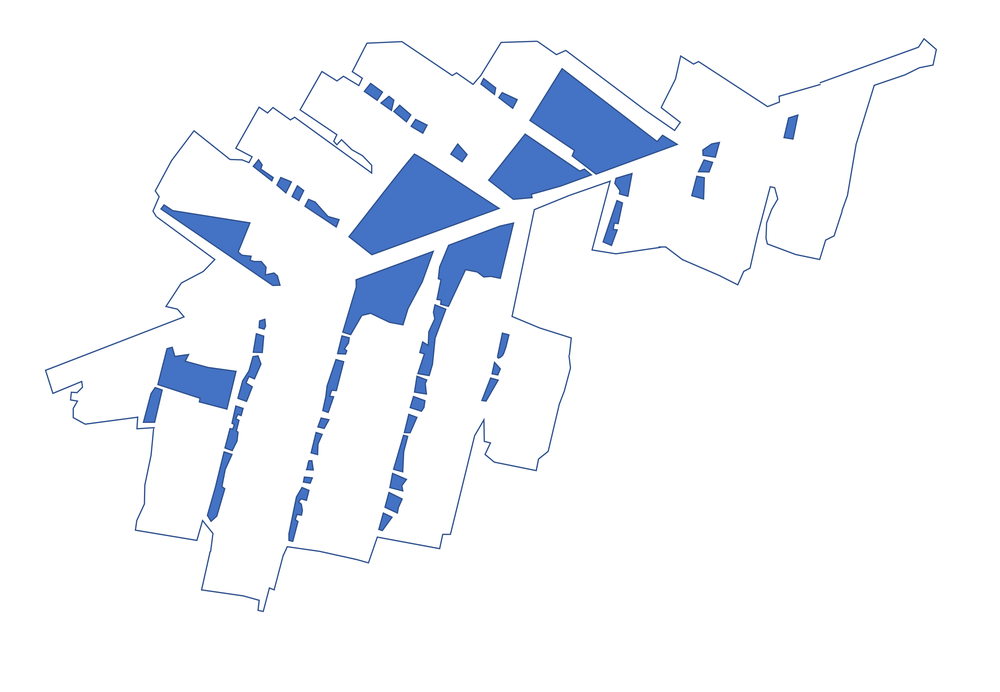
#> input picture Example/layout.png, 1000 x 692 px, shrunk from 3250 x 2250 before the run
$ python -i vertexIdentifier.py   (imports and definitions only)
#> lines starting #> are read from the running program, lines starting #| are printed output that depends on the picture; after the words box and inside, x2 and y2 are one past the last pixel; in counts of white or black regions, pixels touching at a corner belong together
#> further down, picture is the input picture: shape (692, 1000, 3); mean B, G, R 250.3, 245.4, 242.6
import numpy as np
import cv2
from tkinter import Tk, filedialog, simpledialog
from mesher import show_loading_screen
import os

# Load the initial image
# [1 line not run here, left out]

# Function to find polygons based on the provided thresholds and epsilon factor
def find_polygons(image, canny_threshold1=50, canny_threshold2=150, epsilon_factor=0.01):
#> called with canny_threshold1 = 50, canny_threshold2 = 150, epsilon_factor = 0.01
    gray = cv2.cvtColor(image, cv2.COLOR_BGR2GRAY)
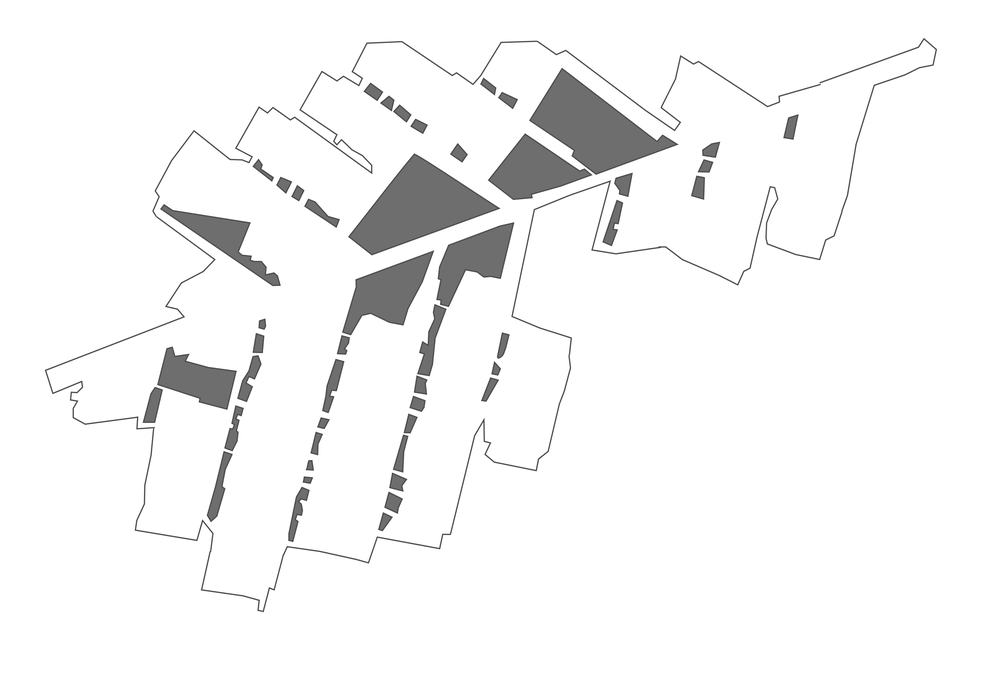
#> gray: shape (692, 1000); min 47, max 255, mean 245.1
    blurred = cv2.GaussianBlur(gray, (5, 5), 0)
    edges = cv2.Canny(blurred, canny_threshold1, canny_threshold2)
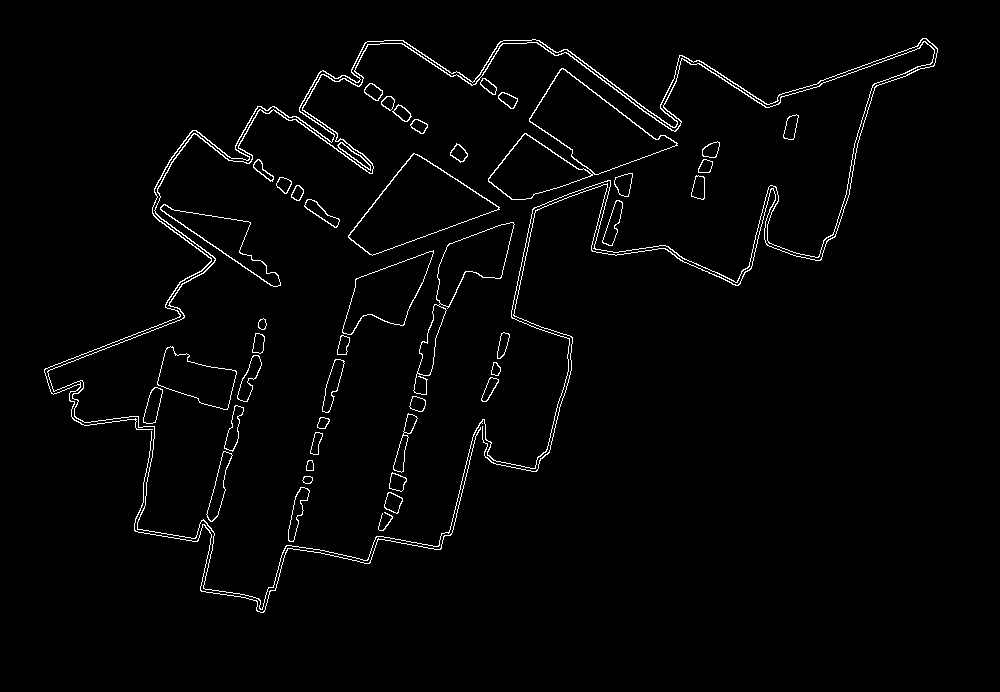
#> edges: shape (692, 1000); 2% white in thin lines or dots, all inside (x1, y1, x2, y2) = (44, 38, 938, 613)

    kernel = np.ones((3, 3), np.uint8)
    edges = cv2.dilate(edges, kernel, iterations=1)
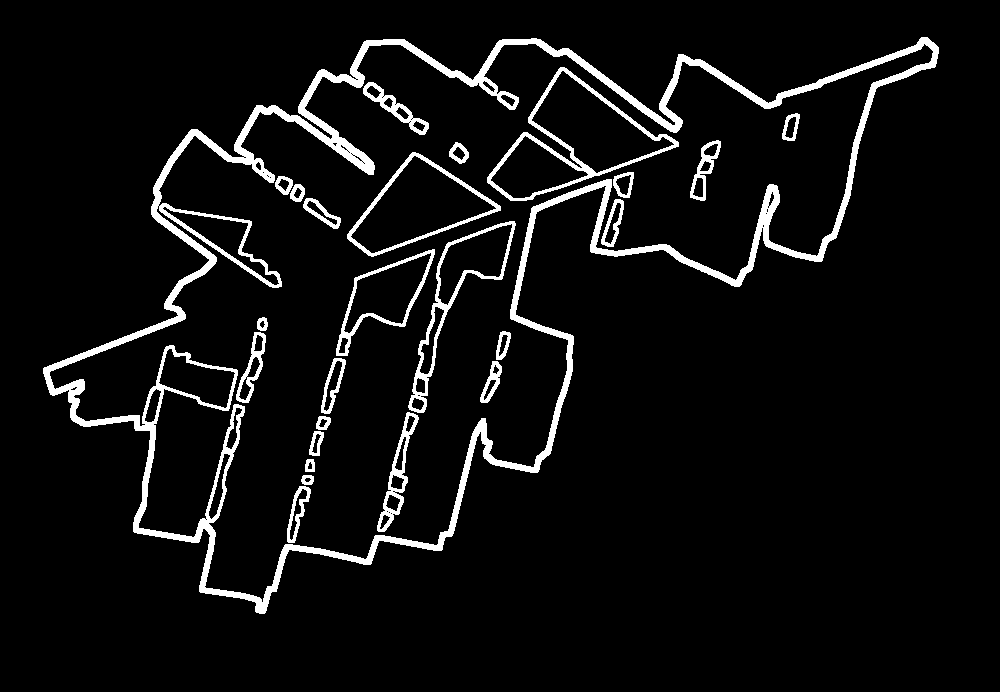
#> edges: shape (692, 1000); 6.1% white; 25 white regions, largest, box (x1, y1, x2, y2) and area: (43, 37, 939, 614) 28169, (487, 67, 679, 201) 2500, (408, 221, 516, 413) 1916
    edges = cv2.erode(edges, kernel, iterations=1)
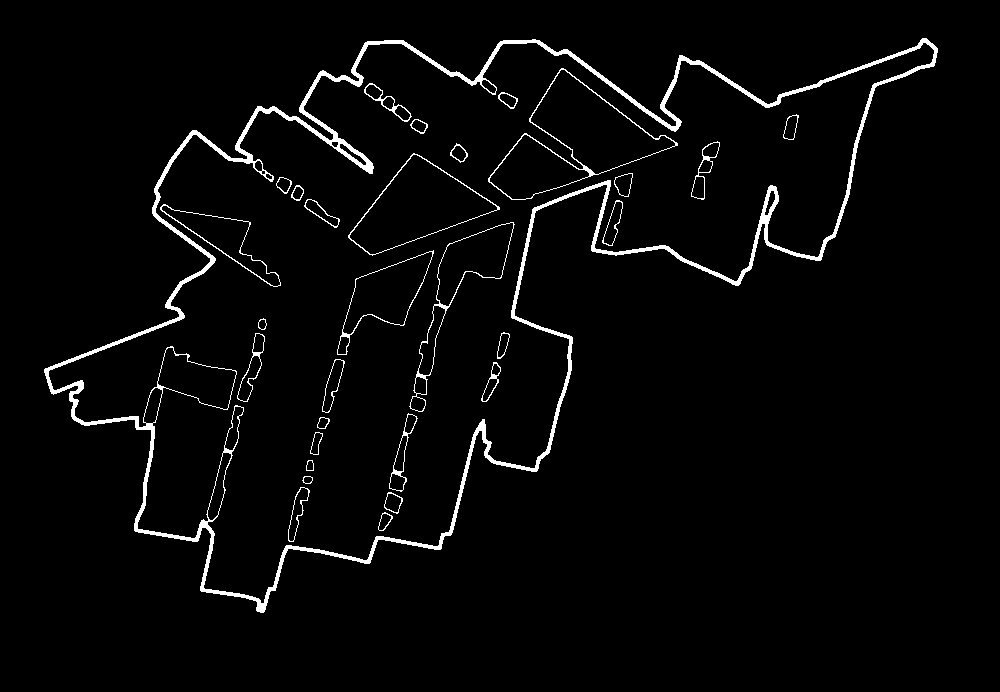
#> edges: shape (692, 1000); 3% white; 30 white regions

    contours, _ = cv2.findContours(edges, cv2.RETR_EXTERNAL, cv2.CHAIN_APPROX_SIMPLE)
#> contours = 1 contour; box (x1, y1, x2, y2) and area: (44, 38, 938, 613) 234122

    polygons = []
    for contour in contours:
        epsilon = epsilon_factor * cv2.arcLength(contour, True)
        approx = cv2.approxPolyDP(contour, epsilon, True)
        polygons.append(approx)
#> this loop made 1 pass
#> epsilon on pass 1: 37.64
#> after the loop, polygons = 1 contour; box (x1, y1, x2, y2) and area: (50, 40, 938, 592) 231008

    return polygons

# Callback function to update the image based on slider values
# [72 lines left out: functions update_image, upload_image, save_polygons, not called in this run]

# [30 lines not run here, left out]

>>> import cv2
>>> picture = cv2.imread('Example/layout.png')
>>> result = find_polygons(picture)
#> result has the same summary as polygons in find_polygons

$ run again, on Example/Outline.png
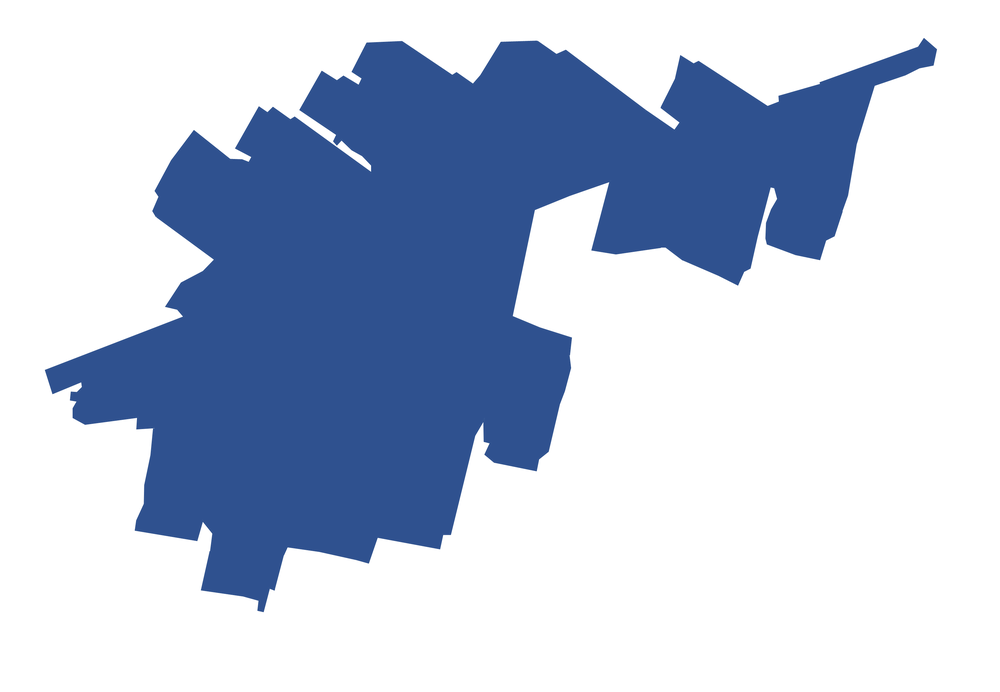
#> input picture Example/Outline.png, 1000 x 692 px, shrunk from 3250 x 2250 before the run
#> picture is the input picture: shape (692, 1000, 3); mean B, G, R 217.7, 197, 185.7
#> in find_polygons, `edges = cv2.Canny(blurred, canny_threshold1, canny_threshold2)`:
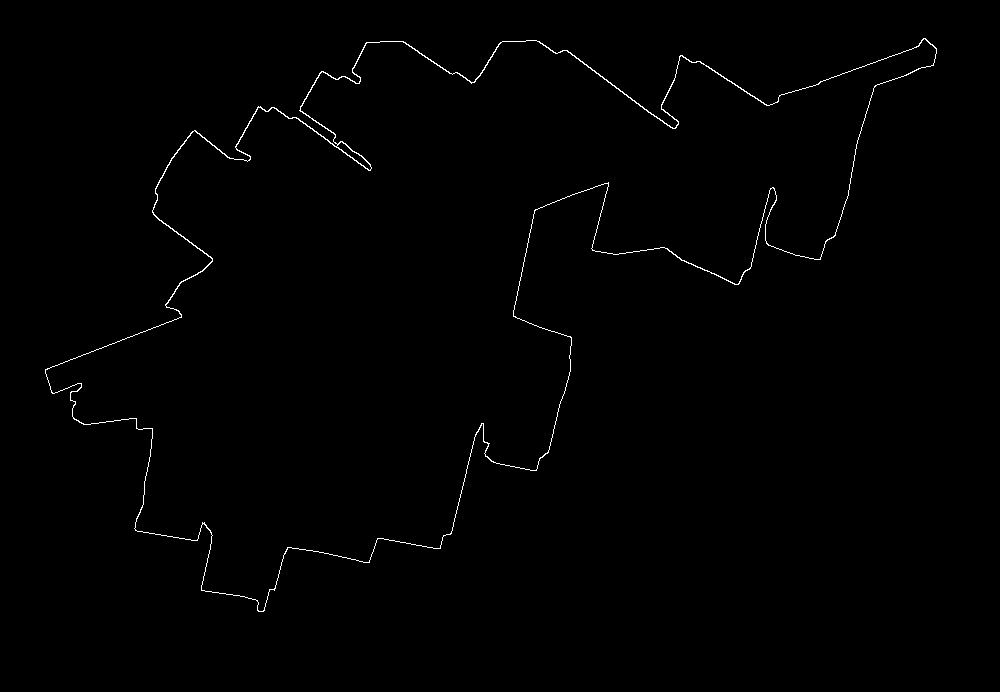
#> edges: shape (692, 1000); 0.61% white in thin lines or dots, all inside (x1, y1, x2, y2) = (45, 38, 937, 612)
#> in find_polygons, `edges = cv2.dilate(edges, kernel, iterations=1)`:
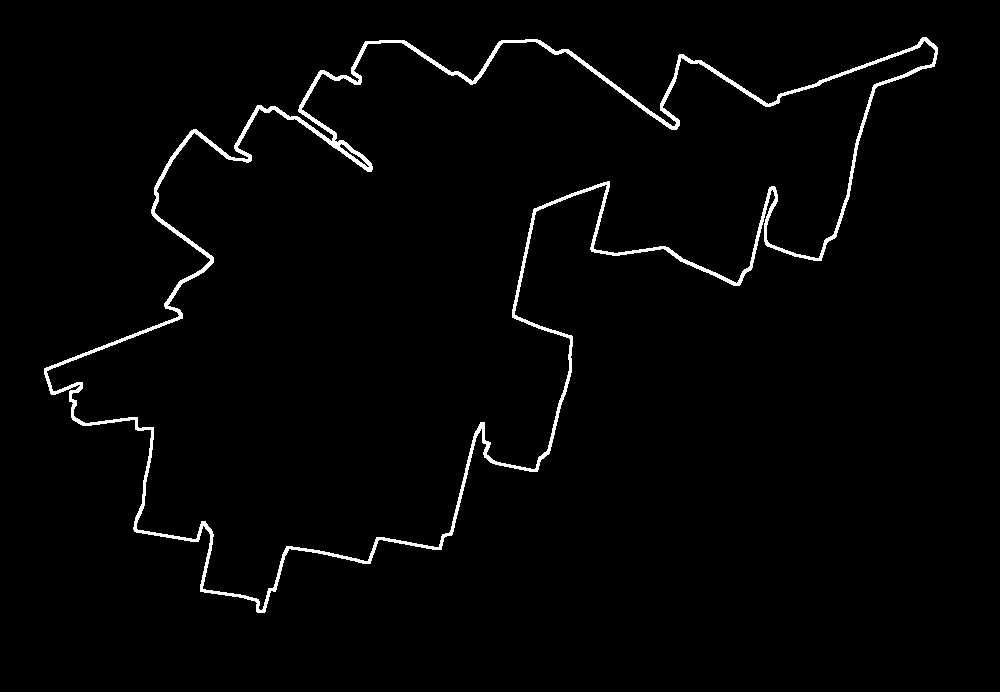
#> edges: shape (692, 1000); 2% white; 1 white region, box (x1, y1, x2, y2) and area: (44, 37, 938, 613) 13742
#> contours = 1 contour; box (x1, y1, x2, y2) and area: (45, 38, 937, 612) 231170
#> the loop in find_polygons, `for contour in contours:` made 1 pass
#> epsilon on pass 1: 38.63
#> after the loop in find_polygons, `for contour in contours:`: polygons = 1 contour; box (x1, y1, x2, y2) and area: (51, 40, 937, 591) 227699
#> result has the same summary as polygons in find_polygons

$ run again, on Example/mesh.png
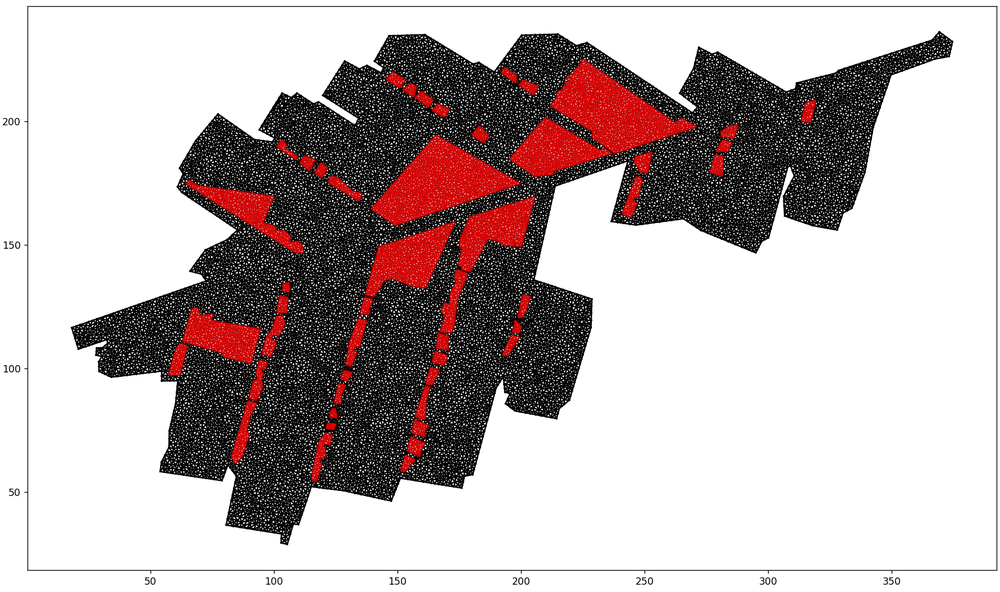
#> input picture Example/mesh.png, 1000 x 592 px, shrunk from 1781 x 1054 before the run
#> picture is the input picture: shape (592, 1000, 3); mean B, G, R 177.1, 177.1, 188.7
#> in find_polygons, `edges = cv2.Canny(blurred, canny_threshold1, canny_threshold2)`:
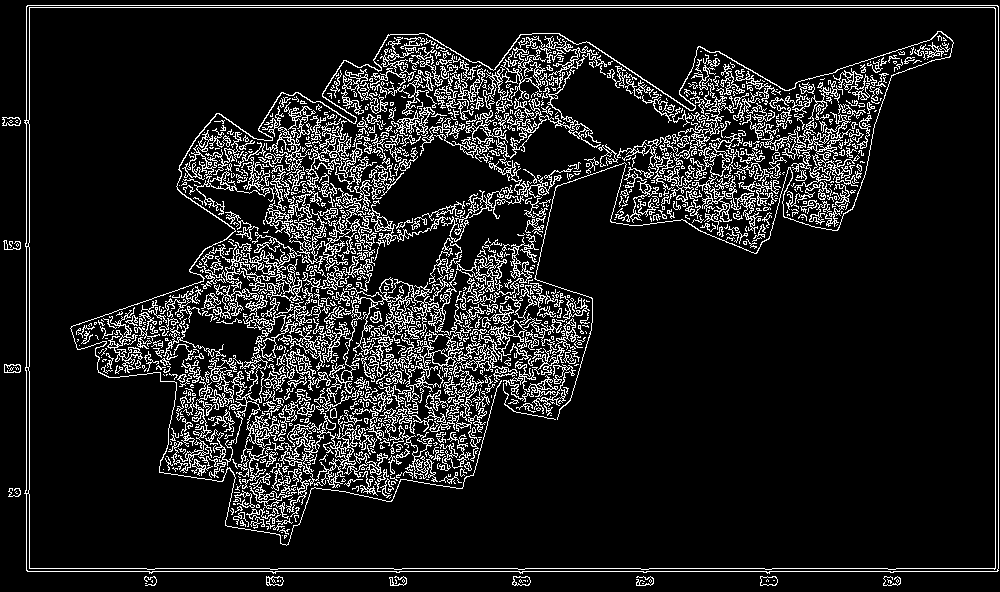
#> edges: shape (592, 1000); 11.6% white in thin lines or dots
#> in find_polygons, `edges = cv2.erode(edges, kernel, iterations=1)`:
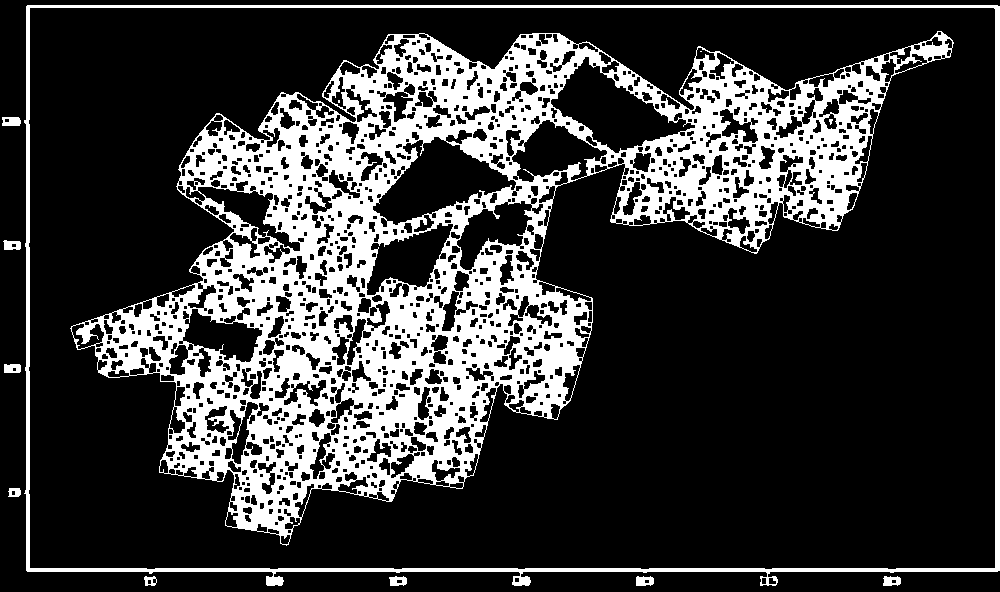
#> edges: shape (592, 1000); 23.4% white; 13 white regions (3 under 20 px)
#> contours = 9 contours; largest, box (x1, y1, x2, y2) and area: (24, 5, 1000, 586) 551175, (2, 117, 21, 126) 136, (636, 576, 654, 586) 132, (883, 576, 901, 586) 128, (3, 240, 21, 250) 128
#> the loop in find_polygons, `for contour in contours:` made 9 passes
#> epsilon on passes 1 to 8: 0.524, 0.516, 0.501, 0.401, 0.385, 0.477, 0.499, 0.511
#> after the loop in find_polygons, `for contour in contours:`: polygons = 9 contours; largest, box (x1, y1, x2, y2) and area: (26, 6, 1000, 572) 548976, (2, 117, 21, 126) 137, (636, 576, 654, 586) 132, (883, 576, 901, 586) 128, (3, 240, 21, 250) 127
#> result has the same summary as polygons in find_polygons
